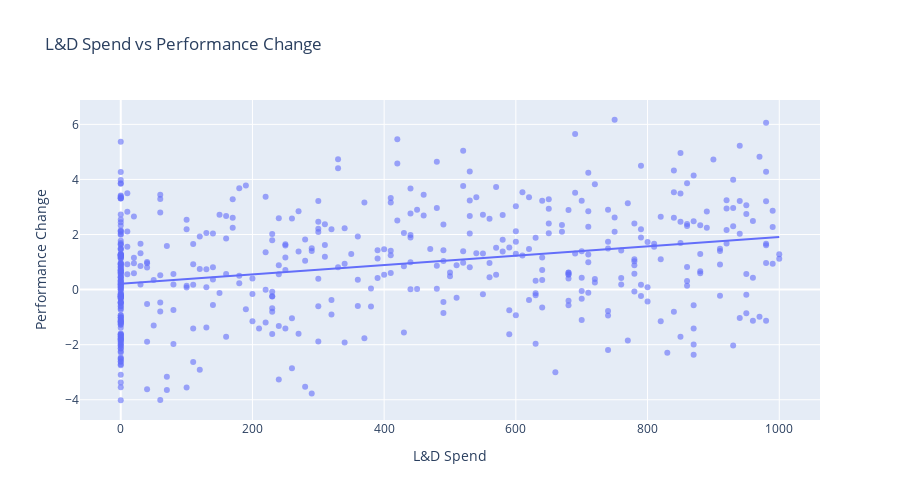

Source (notebook cell):
### Code cell
fig4 = px.scatter(
    emp_combined,
    x="ld_spend",
    y="perf_change",
    trendline="ols",
    title="L&D Spend vs Performance Change",
    labels={"ld_spend": "L&D Spend", "perf_change": "Performance Change"},
    opacity=0.6
)
fig4.update_layout(height=500)
fig4.show()

### Figure 1 — Plotly figure (JSON) as saved in the notebook; plotly's stock layout.template omitted (floating-point values rounded to 4 significant figures; data arrays with more than 128 entries replaced by an {"elided": "..."} marker saying what was removed)
{"data": [{"hovertemplate": "L&D Spend=%{x}<br>Performance Change=%{y}<extra></extra>", "legendgroup": "", "marker": {"color": "#636efa", "opacity": 0.6, "symbol": "circle"}, "mode": "markers", "name": "", "orientation": "v", "showlegend": false, "type": "scatter", "x": {"elided": "500 int values"}, "xaxis": "x", "y": {"elided": "500 float values"}, "yaxis": "y"}, {"hovertemplate": "<b>OLS trendline</b><br>perf_change = 0.00170043 * ld_spend + 0.209663<br>R<sup>2</sup>=0.092545<br><br>L&D Spend=%{x}<br>Performance Change=%{y} <b>(trend)</b><extra></extra>", "legendgroup": "", "marker": {"color": "#636efa", "symbol": "circle"}, "mode": "lines", "name": "", "showlegend": false, "type": "scatter", "x": {"elided": "500 int values"}, "xaxis": "x", "y": {"elided": "500 float values"}, "yaxis": "y"}], "layout": {"height": 500, "legend": {"tracegroupgap": 0}, "title": {"text": "L&D Spend vs Performance Change"}, "xaxis": {"anchor": "y", "domain": [0, 1], "title": {"text": "L&D Spend"}}, "yaxis": {"anchor": "x", "domain": [0, 1], "title": {"text": "Performance Change"}}}}
